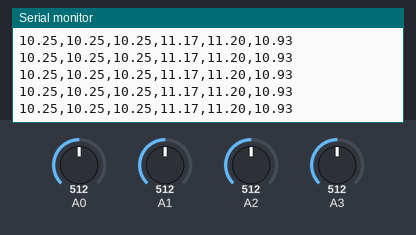
Simulated run of this sketch. Board: Arduino Uno, built with avr-gcc and run on an emulated ATmega328P. On the bench: the last lines printed to the serial monitor. The test bench sets the inputs (shaded band); at power-on: A0 = 512, A1 = 512, A2 = 512, A3 = 512.

Above: at 1.2 s.
1.3 s: A0 set to 527
At 1.34 s:
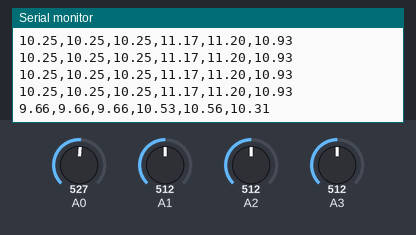
7.3 s: A0 set to 111
At 7.33 s:
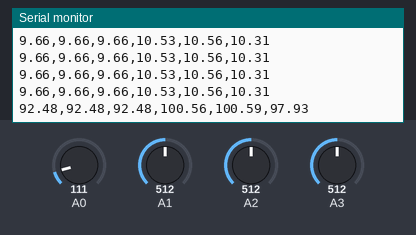
8.8 s: A0 set to 97
At 8.82 s:
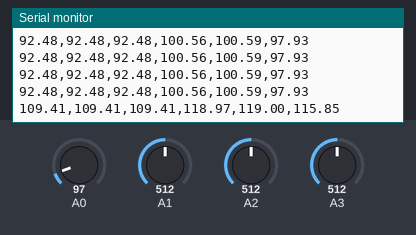
Timing chart, 0 to 11.8 s (numbered marks = the images above; inputs shaded):
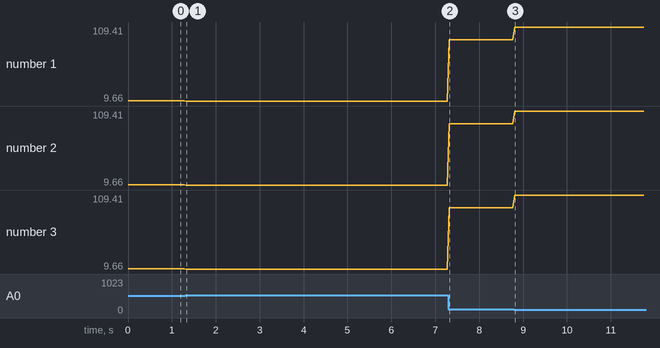

The sketch:

analog_reads.ino
```cpp
const float ADC_COUNTS = 1023.0;
const float VREF = 5.0;   // Arduino reference voltage (adjust if using 3.3V or INTERNAL)

// calibrations - follow 6-point static calibration using gravity
float xOffset = -0.03;
float xScale  = 1.087;

float yOffset = -0.06;
float yScale  = 1.087;

float zOffset = -0.085;
float zScale  = 1.058;

void setup() {
  Serial.begin(9600);
}

void loop() {
  // Convert ADC readings to volts
  float v1p8 = analogRead(A0) * VREF / ADC_COUNTS;
  float xV   = analogRead(A1) * VREF / ADC_COUNTS;
  float yV   = analogRead(A2) * VREF / ADC_COUNTS;
  float zV   = analogRead(A3) * VREF / ADC_COUNTS;

  // protect div by 0
  float denom = v1p8 - 0.06;
  if (denom < 0.01) denom = 0.01;

  // Apply your acceleration equation (±10g scale)
  float xout = (20.0 / (denom)) * (xV - v1p8 / 2.0);
  float yout = (20.0 / (denom)) * (yV - v1p8 / 2.0);
  float zout = (20.0 / (denom)) * (zV - v1p8 / 2.0);

  float xCal = (xout - xOffset) * xScale;
  float yCal = (yout - yOffset) * yScale;
  float zCal = (zout - zOffset) * zScale;

  // Serial Plotter friendly output
  Serial.print(xout);
  Serial.print(",");
  Serial.print(yout);
  Serial.print(",");
  Serial.print(zout);
  Serial.print(",");
  Serial.print(xCal);
  Serial.print(",");
  Serial.print(yCal);
  Serial.print(",");
  Serial.println(zCal);

  delay(50);
}
```

Measured:
- after the input at 1.3 s, the serial monitor: prints a new line at once (image 1)
- after the input at 7.3 s, the serial monitor: prints a new line at once (image 2)
- after the input at 8.8 s, the serial monitor: prints a new line at once (image 3)
- plotted number 1: 10.25 → 9.66 after the input at 1.3 s, 9.66 → 92.48 after the input at 7.3 s, 92.48 → 109.41 after the input at 8.8 s
- plotted number 2: 10.25 → 9.66 after the input at 1.3 s, 9.66 → 92.48 after the input at 7.3 s, 92.48 → 109.41 after the input at 8.8 s
- plotted number 3: 10.25 → 9.66 after the input at 1.3 s, 9.66 → 92.48 after the input at 7.3 s, 92.48 → 109.41 after the input at 8.8 s
